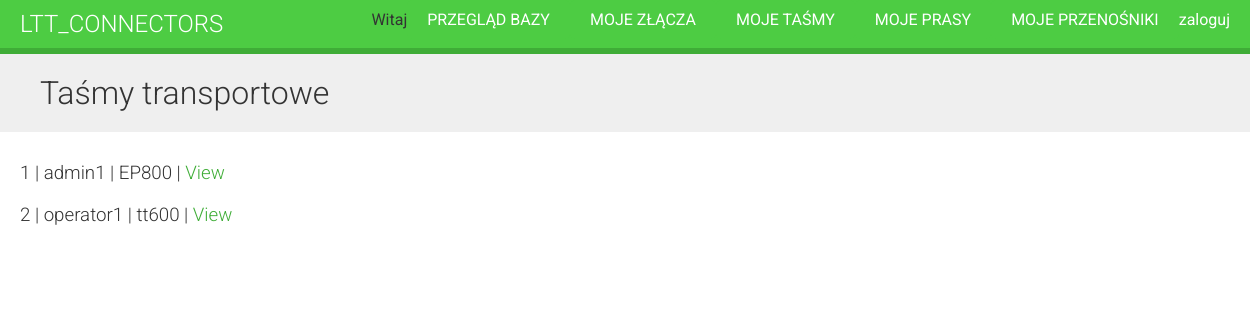
The app's page /connectors/belts_view/ with its own data.
### connectors/models.py (models this page shows, shortened)
class Belt(models.Model):
    owner = models.ForeignKey(User, on_delete=models.CASCADE)
    name = models.CharField(max_length=200)
    endurance = models.CharField(max_length=200)
    width = models.IntegerField()
    describe = models.TextField()
    class Meta:
        ordering = ('name',)

### connectors/views.py (the view)
# urls.py: path('belts_view/', views.belts_view, name='belts_view'),
def belts_view(request):
    belts = Belt.objects.all()
    context = {'belts': belts}
    return render(request, 'connectors/only_view/belts_view.html', context)

### connectors/templates/connectors/only_view/belts_view.html (shortened to what this page needs)
{% extends "base.html" %}
{% block content %}
  <h1>Taśmy transportowe</h1>
  <div class="module">
    {% for belt in belts %}
    <div>
        <h3>{{belt.id}} | {{belt.owner}} | {{belt.name}} | <a href="{% url 'belt_view' belt.id %}">View</a></h3>
    </div>
    {% empty %}
      <p>Brak taśm</p>
    {% endfor %}
  </div>
{% endblock %}

### connectors/static/css/base.css (style rules this page uses)
body { margin:0; font-family:'Roboto', sans-serif; font-weight:400; color:#333; }
a { color:#3fad37; text-decoration:none; }
h1, h2, h3, h4, h5, h6 { font-family:'Roboto', sans-serif; font-weight:300; }
h1 { background:#efefef; width:100%; overflow:auto; padding:20px 0 20px 40px; margin:0; }
.module { padding:10px 20px; float:left; width:600px; }
.module h3 { margin:20px 0 0; padding:0; width:100%; }

### records on screen
Belt: id "1", owner "admin1", name "EP800"
Belt: id "2", owner "operator1", name "tt600"
